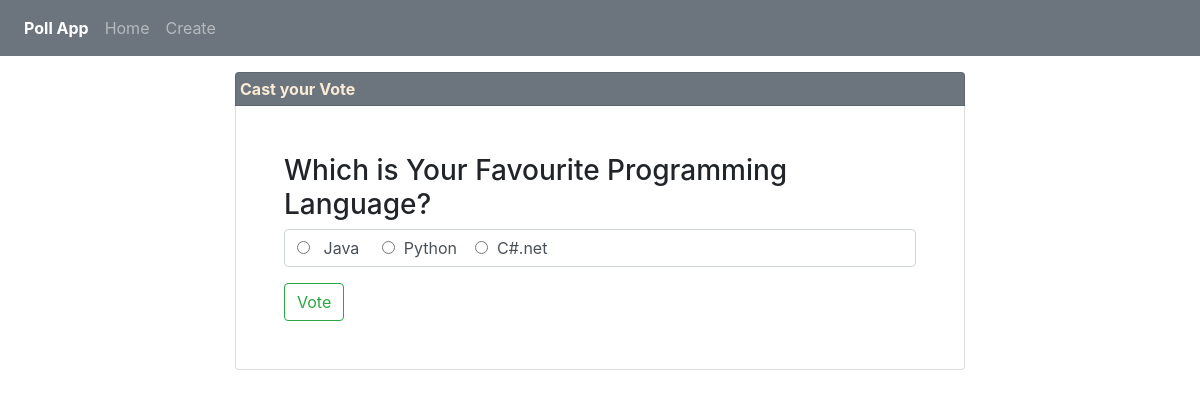
The app's page /vote/5/ with its own data.
### pollapp/models.py (models this page shows, shortened)
class Poll(models.Model):
    question = models.TextField()
    option_one = models.CharField(max_length=40)
    option_two = models.CharField(max_length=40)
    option_three = models.CharField(max_length=40)
    option_one_count = models.IntegerField(default=0)
    option_two_count = models.IntegerField(default=0)
    option_three_count = models.IntegerField(default=0)

### pollapp/views.py (the view)
# urls.py: path('vote/<poll_id>/', views.vote, name='vote'),
def vote(request, poll_id):
    poll = Poll.objects.get(pk=poll_id)
    if request.method == 'POST':
        selected_option = request.POST['poll']
        if selected_option == 'option1':
            poll.option_one_count += 1
        elif selected_option == 'option2':
            poll.option_two_count += 1
        elif selected_option == 'option3':
            poll.option_three_count += 1
        else:
            return HttpResponse(404, 'Invalid Form')
        poll.save()
        return HttpResponseRedirect('/results/%s' % poll_id)
    else:
        context = {'poll': poll}
        return render(request, 'vote.html', context)

### pollapp/templates/vote.html (shortened to what this page needs)
{% extends 'base.html' %}
{% block content %}
<div class="row mt-3">
    <div class="col-lg-8 offset-lg-2">
        <form action="" method="post">
        <ul class="list-group">
            <li class=" p-1 mt-15 list-group-item bg-secondary" style="color:antiquewhite;">Cast your Vote</li>
            <li class=" p-5 list-group-item">
                <h3>{{poll.question}}</h3>
                <div class="form-control">
                    <label>
                        <input type="radio" name="poll" value="option1"/> &nbsp {{poll.option_one}}
                    </label> &nbsp &nbsp
                    <label>
                        <input type="radio" name="poll" value="option2"/>&nbsp {{poll.option_two}}
                    </label>&nbsp &nbsp
                    <label>
                        <input type="radio" name="poll" value="option3"/>&nbsp {{poll.option_three}}
                    </label>
                </div>
              <button type="submit" class="mt-3 btn btn-outline-success">Vote</button>
            </li>
        </ul>
            </form>
    </div>
</div>
{% endblock%}

### assets/style.css (style rules this page uses)
.list-group-item { font-weight:bold; }

### records on screen
Poll: question "Which is Your Favourite Programming Language?", option_one "Java", option_two "Python", option_three "C#.net"
